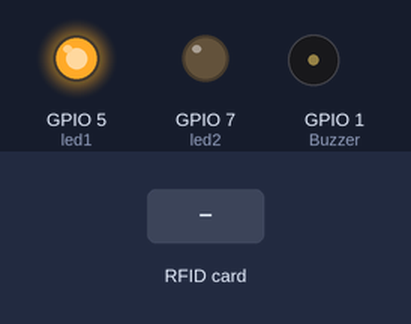
The sketch below on a simulated ESP32-S3. Parts: output pins drawn as LEDs (lit = HIGH), buzzer (waves = sounding). The inputs (shaded band) are chosen by the test bench. WiFi joins after 1.5 s; servers stay silent unless stated; uploads are accepted with an empty reply; random numbers use the default seed unless the sketch sets one; what the sketch prints to the serial monitor is not drawn.

Above: at 1.2 s.
1.3 s: RFID card 5E 7A 19 C4 held to the reader
At 2.1 s:
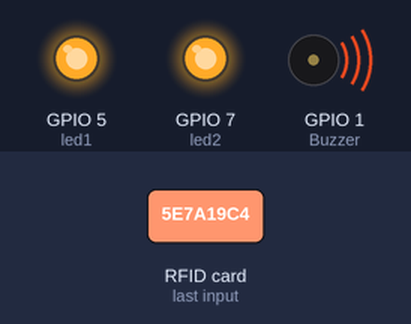
At 2.9 s:
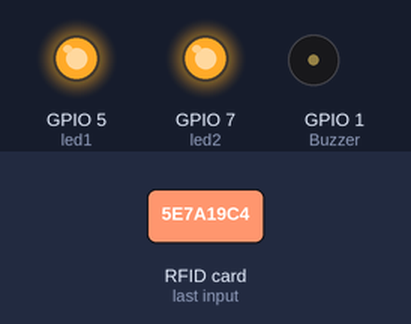
Timing chart, 0 to 5.5 s (numbered marks = the images above; inputs shaded):
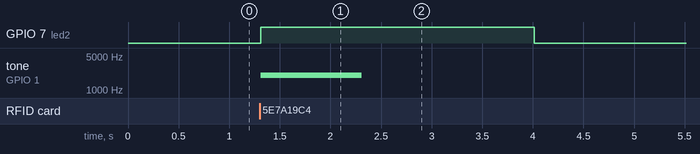

Measured:
- after the input at 1.3 s, GPIO 7 (led2): LOW → HIGH at once, → LOW 2.7 s later; tone on GPIO 1 (Buzzer): silent → 2000 Hz at once, → silent 1.0 s later

The sketch:

RFID_entrega_sprint3.ino
```cpp
//Inclusão de bibliotecas
// #include <LiquidCrystal_I2C.h>
#include <Wire.h>
#include <MFRC522.h>
#include <SPI.h>
#include <LittleFS.h>
#include <WiFi.h>
#include <WiFiClient.h>
#include <WiFiAP.h>
#include <WebServer.h>
#include <ESPmDNS.h>
#include <ArduinoJson.h>
#include <HTTPClient.h>

//defini as portas de entrada
#define rede 0
#define RFID_SS_SDA   21
#define RFID_RST      14
#define Buzzer        1
#define led1          5
#define led2          7
#define LED_BUILTIN 2 //configura o pino do LED embutido

char codigoRFIDLido[100] = "";
const char* host = "http://10.128.64.173:5500";
const char *modelo="cadeira", *numP="83723", *Local="sala3";

//Vetores com ssids e senhas da rede de envio de dados
const char *SSIDEx[10] = {"Inteli-COLLEGE", "Beacon Visitante", "SHARE-RESIDENTE 2"};
const char *PWDEx[10]  = {"QazWsx@123",     "B3visit@2022", "Share@residente"};
WebServer server(80);

//Função que manda os dados para o servidor
void postDataToServer() {
    Serial.println("Posting JSON data to server...");
    HTTPClient http;
    http.begin((String)host+"/RFID");
    http.addHeader("Content-Type", "application/json");
    StaticJsonDocument<200> doc;
    // Add values in the document
    doc["Modelo"] = modelo;
    doc["NumeroP"] = numP;
    doc["Localizacao"] = Local;
    // // Add an array.
    // JsonArray data = doc.createNestedArray("data");
    // data.add(Xpos);
    // data.add(Ypos);
    String requestBody;
    serializeJson(doc, requestBody);
    int httpResponseCode = http.POST(requestBody);
    if(httpResponseCode>0){
      String response = http.getString();
      Serial.println(httpResponseCode);
      Serial.println(response);
    }
    else {
       Serial.printf("Error occurred while sending HTTP POST: %s\n", http.errorToString(httpResponseCode).c_str());
    }
}
//Função de conexão com a rede de envio de dados
void ConectarEnviarRede(){
  Serial.printf("Conectando na rede: %s\n", SSIDEx[rede]);
  WiFi.begin(SSIDEx[rede], PWDEx[rede]);
  int tent = 0;
  while (WiFi.status() != WL_CONNECTED && tent < 8) {
    Serial.print(".");
    delay(500);
    tent++;
  }
  if (tent >= 8){
    WiFi.disconnect();
    Serial.println("WiFi Conection Failed!");
    return;
  }
  Serial.println("WiFi Connected!");
  postDataToServer();
  WiFi.disconnect();
  Serial.println("WiFi Disconnected!");
}

MFRC522 rfidBase = MFRC522(RFID_SS_SDA, RFID_RST);
class LeitorRFID{
  private:
    char codigoRFIDEsperado[100] = "";
    MFRC522 *rfid = NULL;
    int cartaoDetectado = 0;
    int cartaoJaLido = 0;
    void processaCodigoLido(){
      char codigo[3*rfid->uid.size+1];
      codigo[0] = 0;
      char temp[10];
      for(int i=0; i < rfid->uid.size; i++){
        sprintf(temp,"%X",rfid->uid.uidByte[i]);
        strcat(codigo,temp);
      }
      codigo[3*rfid->uid.size+1] = 0;
      strcpy(codigoRFIDLido,codigo);
      Serial.println(codigoRFIDLido);
    }
  public:
    LeitorRFID(MFRC522 *leitor){
      rfid = leitor;
      rfid->PCD_Init();
      Serial.printf("MOSI: %i MISO: %i SCK: %i SS: %i\n",MOSI,MISO,SCK,SS);
    };
    char *tipoCartao(){
      MFRC522::PICC_Type piccType = rfid->PICC_GetType(rfid->uid.sak);
      Serial.println(rfid->PICC_GetTypeName(piccType));
      return((char *)rfid->PICC_GetTypeName(piccType));
    };
    int cartaoPresente(){
      return(cartaoDetectado);
    };
    int cartaoFoiLido(){
      return(cartaoJaLido);
    };
    void leCartao(){
      if (rfid->PICC_IsNewCardPresent()) { // new tag is available
        Serial.println("Cartao presente"); //retorna no serial monitor quando um cartão é detectado
        cartaoDetectado = 1;
        if (rfid->PICC_ReadCardSerial()) { // NUID has been readed
          Serial.println("Cartao lido");  //retorna no serial monitor após a leitura do cartão
          cartaoJaLido = 1;
          processaCodigoLido();
          rfid->PICC_HaltA(); // halt PICC
          rfid->PCD_StopCrypto1(); // stop encryption on PCD
          tone(Buzzer, 2000, 1000);
          digitalWrite(led2, HIGH); // acendo o segundo led quando lê o cartão ou o tag
          delay(1000);
          ConectarEnviarRede();
        }
      }else{
        cartaoDetectado = 0;
      }
    };
    char *cartaoLido(){
       if ((WiFi.status() == WL_CONNECTED))
          {
          long rnd = random (1,10);
          HTTPClient client;
          client.begin("http://10.254.17.186:5500/RFIDjs");
          int httpCode = client.GET();
          }
      return(codigoRFIDLido);
    };
    void resetarLeitura(){
      cartaoDetectado = 0;
      cartaoJaLido = 0;
      digitalWrite(led2, LOW); // depois de ler o cartão o segundo led se apaga
    }
    void listI2CPorts(){
      Serial.println("\nI2C Scanner");
      byte error, address;
      int nDevices;
      Serial.println("Scanning...");
      nDevices = 0;
      for(address = 1; address < 127; address++ ) {
        Wire.beginTransmission(address);
        error = Wire.endTransmission();
        if (error == 0) {
          Serial.print("I2C device found at address 0x");
          if (address<16) {
            Serial.print("0");
          }
          Serial.println(address,HEX);
          nDevices++;
        }
        else if (error==4) {
          Serial.print("Unknow error at address 0x");
          if (address<16) {
            Serial.print("0");
          }
          Serial.println(address,HEX);
        }
      }
      if (nDevices == 0) {
        Serial.println("No I2C devices found\n");
      }
      else {
        Serial.println("done\n");
      }
    };
};
LeitorRFID *leitor = NULL;
//////////////////////////////
void setup() {
  Serial.begin(115200);
  SPI.begin();
  pinMode(Buzzer,OUTPUT);
  pinMode(led1, OUTPUT);
  pinMode(led2, OUTPUT);

  digitalWrite(led1, HIGH); //mantêm o primeiro led acesso quando o sensor rfid estiver funcionando

  //------------------------//
  leitor = new LeitorRFID(&rfidBase);
  //------------------------//
}

void loop(){
  // Serial.println("Lendo Cartao:"); //aparece no serial monitor enquanto está pronto para ler um cartão.
  // delay(6000);
  leitor->leCartao();
  if(leitor->cartaoFoiLido()){
    Serial.println(leitor->tipoCartao());
    Serial.println(leitor->cartaoLido());
    leitor->resetarLeitura();
    delay(2000); //delay para reiniciar a ler o cartão após uma leitura
  }
  // server.handleClient();
  // delay(2); //allow the cpu to switch to other tasks
}
```
